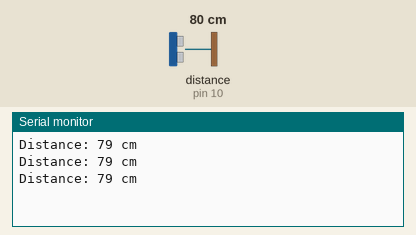
A sketch run on a simulated Arduino Uno, built with avr-gcc and run on an emulated ATmega328P. On the bench: the last lines printed to the serial monitor. Wiring (inferred from the names in the program): ultrasonic range finder: trigger pin 9; echo pin 10. The test bench sets the inputs (shaded band); at power-on: distance to the obstacle (sensor on pin 10) 80 cm. The echo pulse lasts 58.3 µs per cm.

Above: at 1.3 s.
1.4 s: distance to the obstacle (sensor on pin 10) set to 2 cm
At 1.9 s:
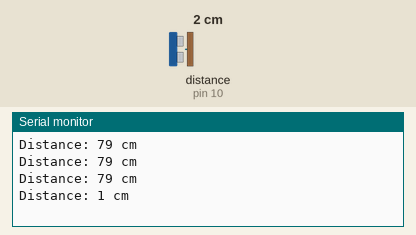
2.9 s: distance to the obstacle (sensor on pin 10) set to 4 cm
At 3.4 s:
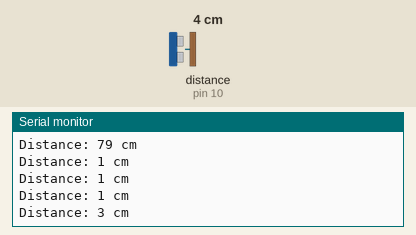
Timing chart, 0 to 5.9 s (numbered marks = the images above; inputs shaded):
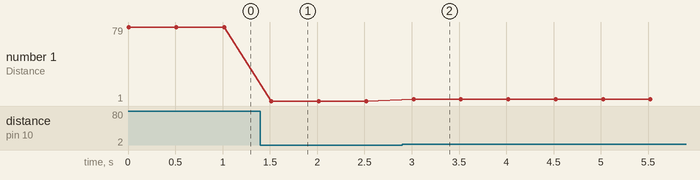

Measured:
- after the input at 1.4 s, the serial monitor: prints a new line after 0.12 s (image 1)
- after the input at 2.9 s, the serial monitor: prints a new line after 0.12 s (image 2)
- plotted number 1: 79 → 1 after the input at 1.4 s, 1 → 3 after the input at 2.9 s

The sketch:

UltrasonicTest.ino
```cpp
#define trigPin 9   // Trig pin connected to pin 9
#define echoPin 10  // Echo pin connected to pin 10
#define soundSpeed 0.0344  // Speed of sound in cm/us (at 20°C)

long duration; // Time for the pulse to return
int distance;  // Calculated distance

void setup() {
  Serial.begin(9600); // Start serial communication
  pinMode(trigPin, OUTPUT); // Set the trigPin as an output
  pinMode(echoPin, INPUT);  // Set the echoPin as an input
}

void loop() {
  // Send a pulse to the Trig Pin
  digitalWrite(trigPin, LOW); // Ensure the trigPin is low initially
  delayMicroseconds(2);       // Small delay to ensure clean signal
  digitalWrite(trigPin, HIGH); // Send a HIGH signal
  delayMicroseconds(10);      // Keep HIGH for 10 microseconds
  digitalWrite(trigPin, LOW); // End the HIGH signal

  // Measure the duration of the pulse on the Echo Pin
  duration = pulseIn(echoPin, HIGH); // Measure the time the Echo Pin stays HIGH

  // Calculate distance (in cm)
  distance = duration * soundSpeed / 2; // Divide by 2 for round trip

  // Output the distance
  Serial.print("Distance: ");
  Serial.print(distance);
  Serial.println(" cm");

  delay(500); // Wait 0.5 seconds before the next reading
}
```
